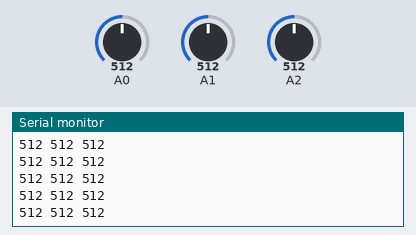
Bench run of a sketch on a simulated Arduino Uno, built with avr-gcc and run on an emulated ATmega328P. Shown: the last lines printed to the serial monitor. Inputs (shaded band) come from the test bench; at power-on: A0 = 512, A1 = 512, A2 = 512.

Above: at 1.2 s.
1.3 s: A0 set to 11
At 1.9 s:
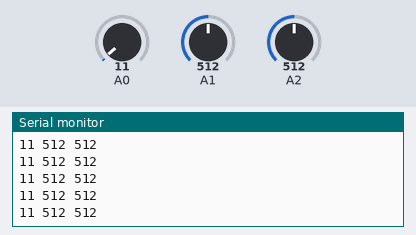
2.8 s: A0 set to 8
At 3.4 s:
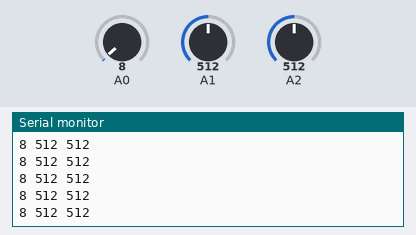
4.3 s: A1 set to 988
At 5.3 s:
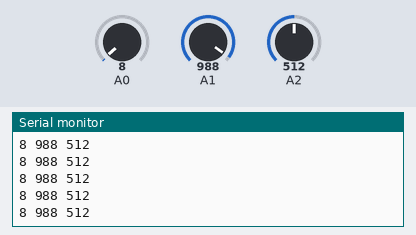
5.8 s: A1 set to 1009
At 6.3 s:
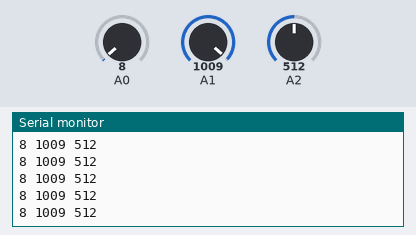
Timing chart, 0 to 8.8 s (numbered marks = the images above; inputs shaded):
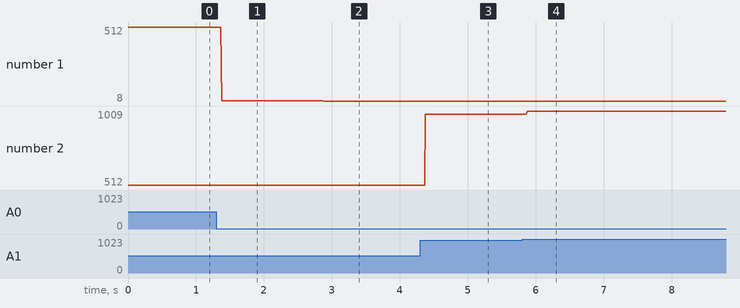

Measured:
- after the input at 1.3 s, the serial monitor: prints a new line after 0.08 s (image 1)
- after the input at 2.8 s, the serial monitor: prints a new line after 0.08 s (image 2)
- after the input at 4.3 s, the serial monitor: prints a new line after 0.08 s (image 3)
- after the input at 5.8 s, the serial monitor: prints a new line after 0.07 s (image 4)
- plotted number 1: 512 → 11 after the input at 1.3 s, 11 → 8 after the input at 2.8 s
- plotted number 2: 512 → 988 after the input at 4.3 s, 988 → 1009 after the input at 5.8 s

The sketch:

three_analog_inputs.ino
```cpp
/*
  Analog Input
 Demonstrates analog input by reading analog sensors on pins A0, A1, and A2
 */

int sensorValue0 = 0; //value read from proximity sensor
int sensorValue1 = 0; //value read from piezo sensor
int sensorValue2 = 0; //value read from force sensitive resistor

void setup(){
  //Serial monitor
  Serial.begin(9600);
  // note that analog inputs do not require pin mode settings

}

void loop(){

// Here we read in the sensors on the analog pins using analogRead
  sensorValue0 = analogRead(A0);
  sensorValue1 = analogRead(A1);
  sensorValue2 = analogRead(A2);

// Use the Serial Monitor to watch each sensor at once
  Serial.print(sensorValue0);
  Serial.print(" "); // leaves a blank space
  Serial.print(sensorValue1);
  Serial.print(" "); // leaves a blank space
  Serial.println(sensorValue2); // makes a new line

}
```
